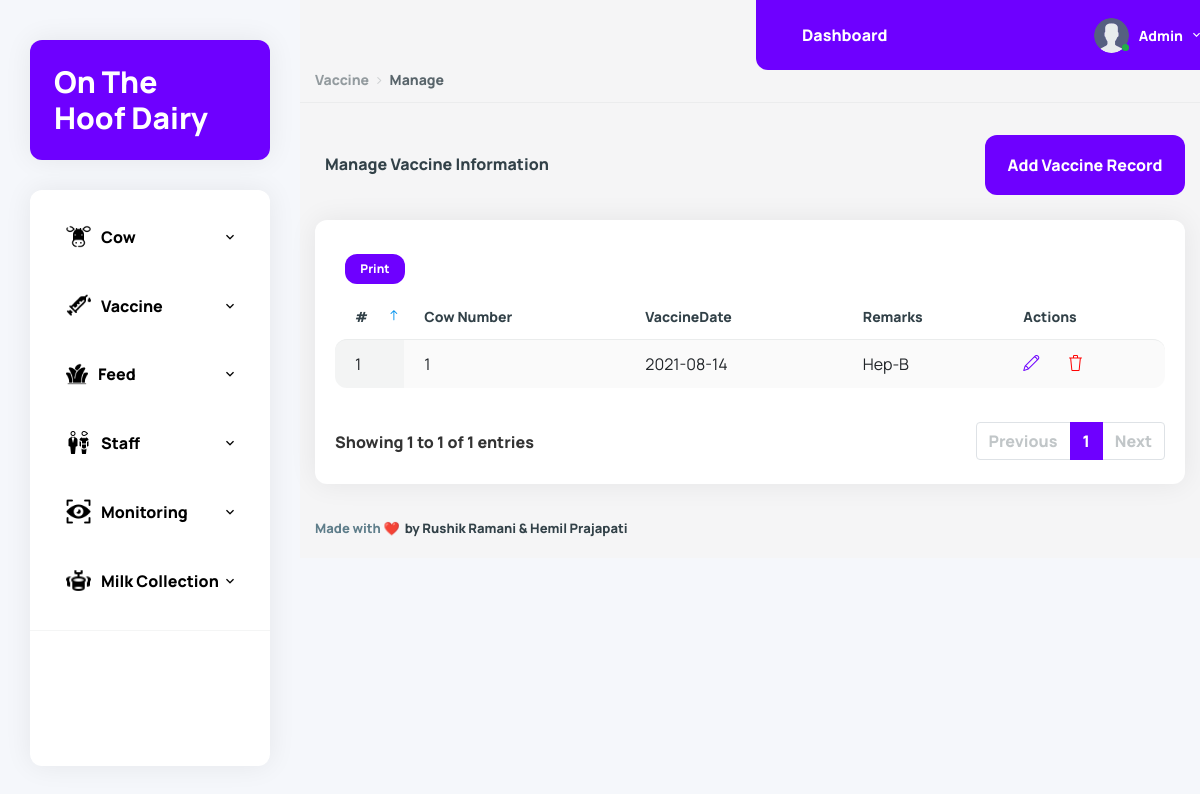
Before: /OTHD/manage-vaccine.php (signed in) with the older database file.
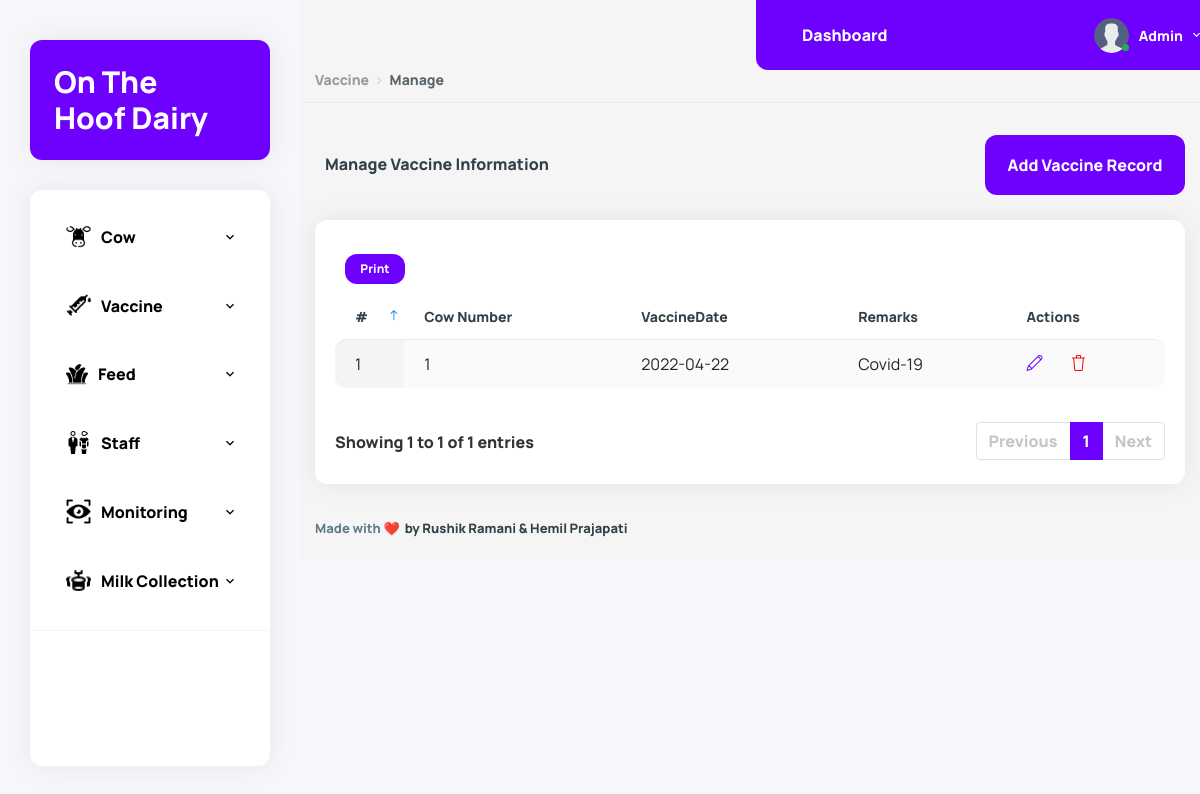
After: the same page with the newer database file.
### tables this page shows
CREATE TABLE `tblvaccine` (
  `id` int(11) NOT NULL,
  `CowNumber` int(255) NOT NULL,
  `VaccineDate` date NOT NULL,
  `Remarks` varchar(255) NOT NULL
);

### OTHD/manage-vaccine.php (the view, shortened to what this page needs)
<?php
include('includes/config.php');
if (strlen($_SESSION['aid'] == 0)) {
    header('location:logout.php');
} else {
?>
    <!DOCTYPE html>
    <html lang="en">
    <head>
        <link href="vendors/datatables.net-dt/css/jquery.dataTables.min.css" rel="stylesheet" type="text/css" />
        <link href="vendors/datatables.net-responsive-dt/css/responsive.dataTables.min.css" rel="stylesheet" type="text/css" />
        <link href="vendors/jquery-toggles/css/toggles.css" rel="stylesheet" type="text/css">
        <link href="vendors/jquery-toggles/css/themes/toggles-light.css" rel="stylesheet" type="text/css">
        <link href="dist/css/style.css" rel="stylesheet" type="text/css">
        <script src="https://cdn.tailwindcss.com"></script>
    </head>
    <body>
        <div class="hk-wrapper hk-vertical-nav ml-[300px]">
            <?php include_once('includes/navbar.php');
            include_once('includes/sidebar.php');
            ?>
            <div class="hk-pg-wrapper ml-0">
                <nav class="hk-breadcrumb" aria-label="breadcrumb">
                    <ol class="breadcrumb breadcrumb-light bg-transparent">
                        <li class="breadcrumb-item"><a href="#">Vaccine</a></li>
                        <li class="breadcrumb-item active" aria-current="page">Manage</li>
                    </ol>
                </nav>
                <div class="container">
                    <div class="hk-pg-header">
                        <h4 class="hk-pg-title"><span class="pg-title-icon"><span class="feather-icon"><i data-feather="database"></i></span></span>Manage Vaccine Information</h4>
                        <a href="add-vaccine.php"><button class="btn btn-danger">Add Vaccine Record</button></a>
                    </div>
                    <div class="row">
                        <div class="col-xl-12">
                            <section class="hk-sec-wrapper rounded-xl">
                                <div class="row">
                                    <div class="col-sm">
                                        <div class="table-wrap">
                                            <table id="example" class="table table-hover w-100 display pb-30">
                                                <thead>
                                                    <tr>
                                                        <th>#</th>
                                                        <th>Cow Number</th>
                                                        <th>VaccineDate</th>
                                                        <th>Remarks</th>
                                                        <th>Actions</th>
                                                    </tr>
                                                </thead>
                                                <tbody>
                                                    <?php
                                                    $query = mysqli_query($con, "select * from tblvaccine");
                                                    $cnt = 1;
                                                    while ($row = mysqli_fetch_array($query)) {
                                                    ?>
                                                        <tr>
                                                            <td><?php echo $cnt; ?></td>
                                                            <td><?php echo $row['CowNumber']; ?></td>
                                                            <td><?php echo $row['VaccineDate']; ?></td>
                                                            <td><?php echo $row['Remarks']; ?></td>
                                                            <td>
                                                                <a href="edit-vaccine.php?id=<?php print $row[0]; ?>" class="mr-25" data-toggle="tooltip" data-original-title="Edit"> <i class="icon-pencil"></i></a>
                                                                <a href="manage-vaccine.php?id=<?php print $row[0]; ?>" data-toggle="tooltip" data-original-title="Delete" onclick="return confirm('Do you really want to delete?');"> <i class="icon-trash txt-danger"></i> </a>
                                                            </td>
                                                        </tr>
                                                    <?php
                                                        $cnt++;
                                                    } ?>
                                                </tbody>
                                            </table>
                                        </div>
                                    </div>
                                </div>
                            </section>
                        </div>
                    </div>
                </div>
                <?php include_once('includes/footer.php'); ?>
            </div>
        </div>
    </body>
    </html>
<?php } ?>

Changed rows visible on the page:
removed tblvaccine: CowNumber "1", VaccineDate "2021-08-14", Remarks "Hep-B"
added tblvaccine: CowNumber "1", VaccineDate "2022-04-22", Remarks "Covid-19"
